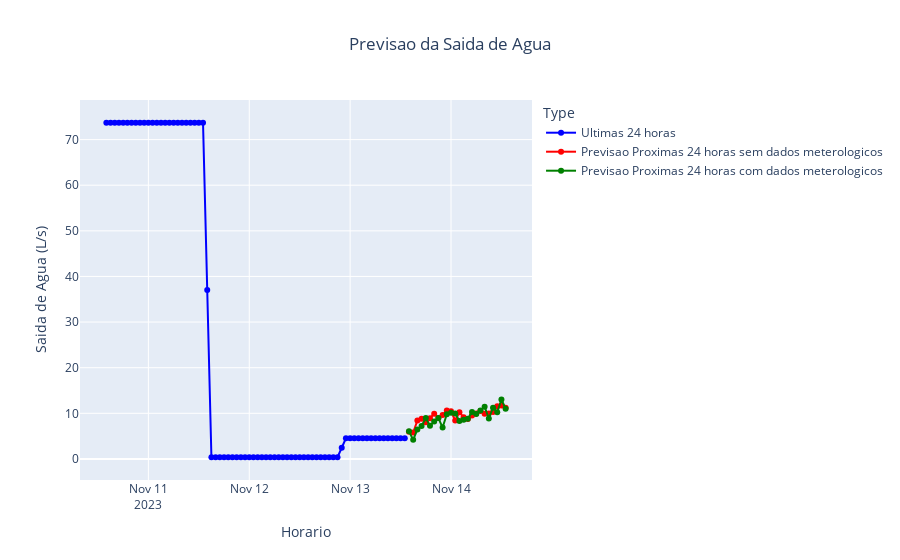

Notebook source saved alongside this figure:
### Code cell
fig = create_questions_4_and_7_plot_1(df)
fig.show()
